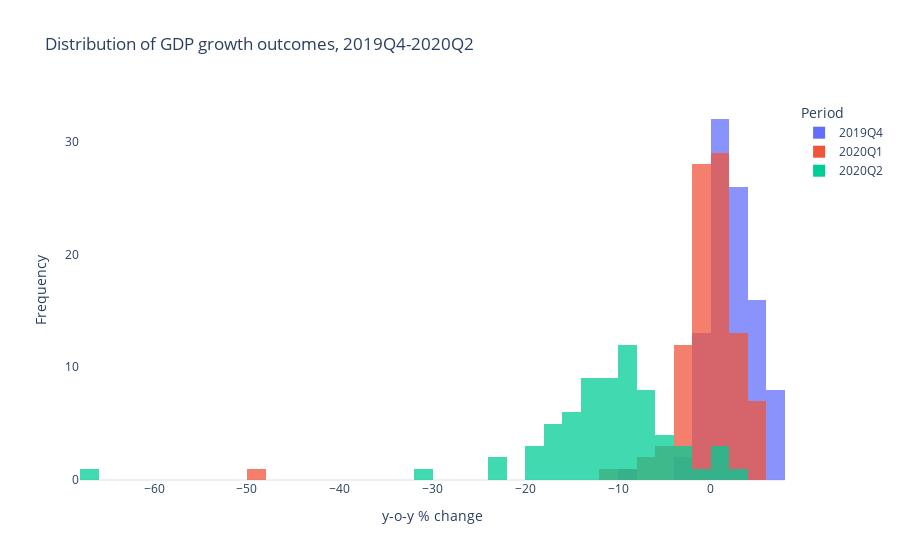

Source (notebook cell):
### Code cell
# Convert wide to long panel
df_gdp_long = pd.melt(df_gdp, id_vars='code', 
                      value_vars=['gdp2019q4', 'gdp2020q1', 'gdp2020q2'],
                      var_name='period', value_name='gdp_growth')
df_gdp_long.loc[:, 'period'].replace({'gdp2019q4': '2019Q4',
                                      'gdp2020q1': '2020Q1',
                                      'gdp2020q2': '2020Q2'}, inplace=True)
# Create an interactive distribution plot
fig = px.histogram(data_frame=df_gdp_long,
                   x='gdp_growth',
                   color='period',
                   hover_data={'gdp_growth': ':.1f'},
                   labels={'period': 'Period',
                           'gdp_growth': 'GDP growth (%)'},
#                  marginal='rug',
                   opacity=0.75,
                   barmode='overlay',
#                  range_x=[-70, 70],
                   title='Distribution of GDP growth outcomes, 2019Q4-2020Q2',
                   template='plotly_white')
fig.update_layout({'xaxis': {'title': 'y-o-y % change',
                             'showgrid': False, 
                             'tickmode': 'array',
                             'zeroline': False},
                   'yaxis': {'title': 'Frequency',
                             'showgrid': False,
                             'nticks': 6},
                   'legend': {'title': 'Period'}})
fig.show()

### Figure 1 — Plotly figure (JSON) as saved in the notebook; plotly's stock layout.template omitted (floating-point values rounded to 4 significant figures)
{"data": [{"alignmentgroup": "True", "bingroup": "x", "hovertemplate": "Period=2019Q4<br>GDP growth (%)=%{x:.1f}<br>count=%{y}<extra></extra>", "legendgroup": "2019Q4", "marker": {"color": "#636efa", "opacity": 0.75}, "name": "2019Q4", "offsetgroup": "2019Q4", "orientation": "v", "showlegend": true, "type": "histogram", "x": [-0.1022, -1.097, 7.5, 2.192, 0.8391, -0.5027, -0.4419, 1.648, 1.331, 1.058, 1.685, 1.629, 1.668, 7.097, 2.896, 1.243, -2.144, 6, 3.524, 2.468, 3.438, 1.656, 2.116, -1.015, 5.647, 5.34, 1.147, 0.7937, 0.7, 5.096, 0.2325, 7.921, 0.5449, -3.038, 4.5, 4.803, 4.078, 4.965, 1.77, 5.872, 3.775, -0.0006159, -0.7041, 4.112, 5.065, 5.494, 3.94, -1.11, 4.507, 0.9623, 3.819, 2.825, -8.11, 3.552, 4.961, 2.467, -0.7325, 0.1892, 0.9238, 3.1, 1.51, 4.162, 1.627, 1.726, 2.554, 3.419, 1.76, 3.339, 3.49, 1.85, 6.655, 3.397, 2.3, -0.5635, 4.269, 2.113, -0.2957, 6.208, 1, 2.088, 1.682, -0.4533, 2.317, 1.675, 2.027, -1.792, 0.7487, 2.36, 3.286, 1.487, 6.362, 1.5, 0.9961, 1.392, 2.473, 0.2237, 5.564, 6.97], "xaxis": "x", "yaxis": "y"}, {"alignmentgroup": "True", "bingroup": "x", "hovertemplate": "Period=2020Q1<br>GDP growth (%)=%{x:.1f}<br>count=%{y}<extra></extra>", "legendgroup": "2020Q1", "marker": {"color": "#EF553B", "opacity": 0.75}, "name": "2020Q1", "offsetgroup": "2020Q1", "orientation": "v", "showlegend": true, "type": "histogram", "x": [-2.523, -5.421, 3.9, 1.506, -2.831, 0.1717, -1.12, -0.1508, -2.309, 0.5599, 1.969, 2.616, -0.2512, 2.393, 1.187, -0.4582, 0.2355, -6.8, 1.359, 0.405, 0.8834, -1.633, -0.1541, -2.421, 5.004, -0.6909, -2.488, -1.955, -5.3, 2.212, -1.815, 4.908, -1.003, -9.097, 2.2, -1.71, 3.088, 2.966, -6.825, 5.657, 0.2532, -5.749, -1.771, 1.335, null, 4.932, 1.29, -1.008, 1.482, -1.473, 2.422, -0.1805, -48.7, 0.7335, 1.352, -1.993, -1.335, 0.8757, -10.68, 2.653, 1.676, 0.8255, -0.1612, -0.1183, 1.87, 0.1527, 0.8714, 0.4462, 3.541, -3.49, -0.7087, 1.688, -2.3, 0.8656, 2.376, 1.633, -1.007, 5.063, -0.3, -3.665, -2.549, 0.07204, 1.374, -3.747, -1.608, -3.43, 0.6638, -0.7385, 2.198, -1.973, 4.439, -1.3, -0.2805, -2.65, 0.5521, -1.399, 4.051, 3.68], "xaxis": "x", "yaxis": "y"}, {"alignmentgroup": "True", "bingroup": "x", "hovertemplate": "Period=2020Q2<br>GDP growth (%)=%{x:.1f}<br>count=%{y}<extra></extra>", "legendgroup": "2020Q2", "marker": {"color": "#00cc96", "opacity": 0.75}, "name": "2020Q2", "offsetgroup": "2020Q2", "orientation": "v", "showlegend": true, "type": "histogram", "x": [null, null, -13.7, -6.425, -12.53, null, null, null, -14.46, null, null, null, -11.44, null, -8.71, -11.99, -14.11, 3.2, -15.75, -15.13, -11.91, -10.89, -8.103, null, null, -6.91, -14.02, -6.574, -19.2, -12.3, -11.29, -3.21, -15.27, -8.993, -13.6, -9.33, -23.92, -5.325, null, -3.027, -6.811, -18.03, -9.906, null, null, null, null, null, -5.287, -8.903, -4.2, null, -67.81, -17.07, -16.25, null, -18.68, 0.8595, -9.092, null, null, null, -9.309, -10.1, -6.104, -12.67, -4.72, null, null, -30.24, -16.48, -7.937, -16.2, null, -10.47, -8.027, null, -6.36, -13.2, -12.15, -12.97, -17.09, -2.718, -22.09, null, null, -7.304, -9.333, -0.5826, -12.16, -9.906, -11.4, null, null, -9.133, -10.63, 0.2, 0.36], "xaxis": "x", "yaxis": "y"}], "layout": {"barmode": "overlay", "legend": {"title": {"text": "Period"}, "tracegroupgap": 0}, "title": {"text": "Distribution of GDP growth outcomes, 2019Q4-2020Q2"}, "xaxis": {"anchor": "y", "domain": [0, 1], "showgrid": false, "tickmode": "array", "title": {"text": "y-o-y % change"}, "zeroline": false}, "yaxis": {"anchor": "x", "domain": [0, 1], "nticks": 6, "showgrid": false, "title": {"text": "Frequency"}}}}
